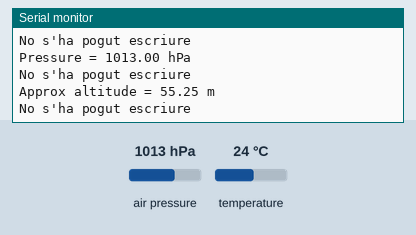
The sketch below on a simulated Arduino Uno, built with avr-gcc and run on an emulated ATmega328P. Parts: the last lines printed to the serial monitor. The test bench sets the inputs (shaded band); at power-on: air pressure 1013 hPa, temperature 24 °C. Storage starts empty.

Above: at 4.2 s.
4.3 s: air pressure set to 952 hPa
6.2 s: temperature set to 12 °C
At 6.6 s:
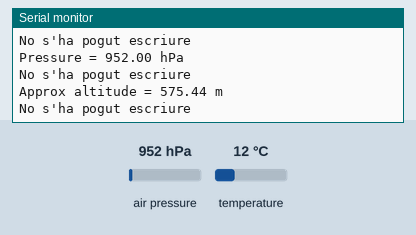
8.1 s: air pressure set to 975 hPa
At 10.0 s:
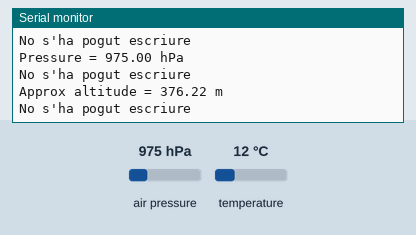
Timing chart, 0 to 11.5 s (numbered marks = the images above; inputs shaded):
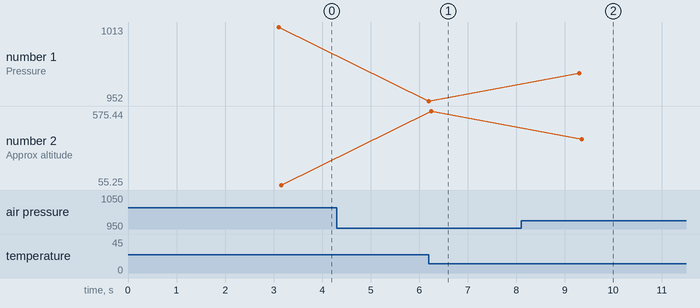

Measured:
- after the input at 8.1 s, the serial monitor: prints a new line after 1.2 s (image 2)
- plotted number 1: 952 → 975 after the input at 8.1 s
- plotted number 2: 575.44 → 376.22 after the input at 8.1 s

The sketch:

Programma_DIMA.ino
```cpp
#include <Adafruit_BusIO_Register.h>
#include <Adafruit_I2CDevice.h>
#include <Adafruit_I2CRegister.h>
#include <Adafruit_SPIDevice.h>
#include <Adafruit_Sensor.h>
#include <Adafruit_BMP280.h>

#include <Wire.h>
#include <SD.h>
#include <SPI.h>

File myFile;
float temperatura;
float pressio;
float altitud;

Adafruit_BMP280 bmp; // I2C Interface


void setup() {
  Serial.begin(9600);
  SD.begin(4);
  while(!Serial){
    ;
  }
  if(!SD.begin(4)){
    Serial.println("No s'ha iniciat la SD");
  }
  SD.open("/");

  if(SD.exists("Dades.txt")){
    Serial.println("S'ha trobat l'arxiu");
  }else{
    Serial.println("No s'ha trobat");

  }
  if (!bmp.begin()) {
    Serial.println(F("Could not find a valid BMP280 sensor, check wiring!"));
    while(1);
  }
  delay(3000);

  /* Default settings from datasheet. */
  bmp.setSampling(Adafruit_BMP280::MODE_NORMAL,     /* Operating Mode. */
                  Adafruit_BMP280::SAMPLING_X2,     /* Temp. oversampling */
                  Adafruit_BMP280::SAMPLING_X16,    /* Pressure oversampling */
                  Adafruit_BMP280::FILTER_X16,      /* Filtering. */
                  Adafruit_BMP280::STANDBY_MS_500); /* Standby time. */


}

void loop() {

    myFile = SD.open("Dades.txt");
    myFile;
    Serial.println();
    Serial.print(F("Temperature = "));
    temperatura=bmp.readTemperature();
    Serial.print(temperatura);
    Serial.println(" *C");
    if(myFile){
      Serial.print("Escribint a la SD...");
      myFile.print("Temperatura2: ");
      myFile.print(temperatura);
      myFile.println(" *C");
    }else{
      Serial.println("No s'ha pogut escriure");
    }

    Serial.println();
    Serial.print(F("Pressure = "));
    pressio=bmp.readPressure()/100;
    Serial.print(pressio); //displaying the Pressure in hPa, you can change the unit
    Serial.println(" hPa");
    if(myFile){
      Serial.print("Escribint a la SD...");
      myFile.print("Pressió2: ");
      myFile.print(pressio);
      myFile.println(" hPa");
    }else{
      Serial.println("No s'ha pogut escriure");
    }

    Serial.println();
    Serial.print(F("Approx altitude = "));
    altitud=bmp.readAltitude(1019.66);
    Serial.print(altitud); //The "1019.66" is the pressure(hPa) at sea level in day in your region
    Serial.println(" m");                    //If you don't know it, modify it until you get your current altitude
    if(myFile){
      Serial.print("Escribint a la SD...");
      myFile.print("Altitud2: ");
      myFile.print(altitud);
      myFile.println(" m");
    }else{
      Serial.print("No s'ha pogut escriure");
    }
    myFile.close();
    delay(3000);
}
```
